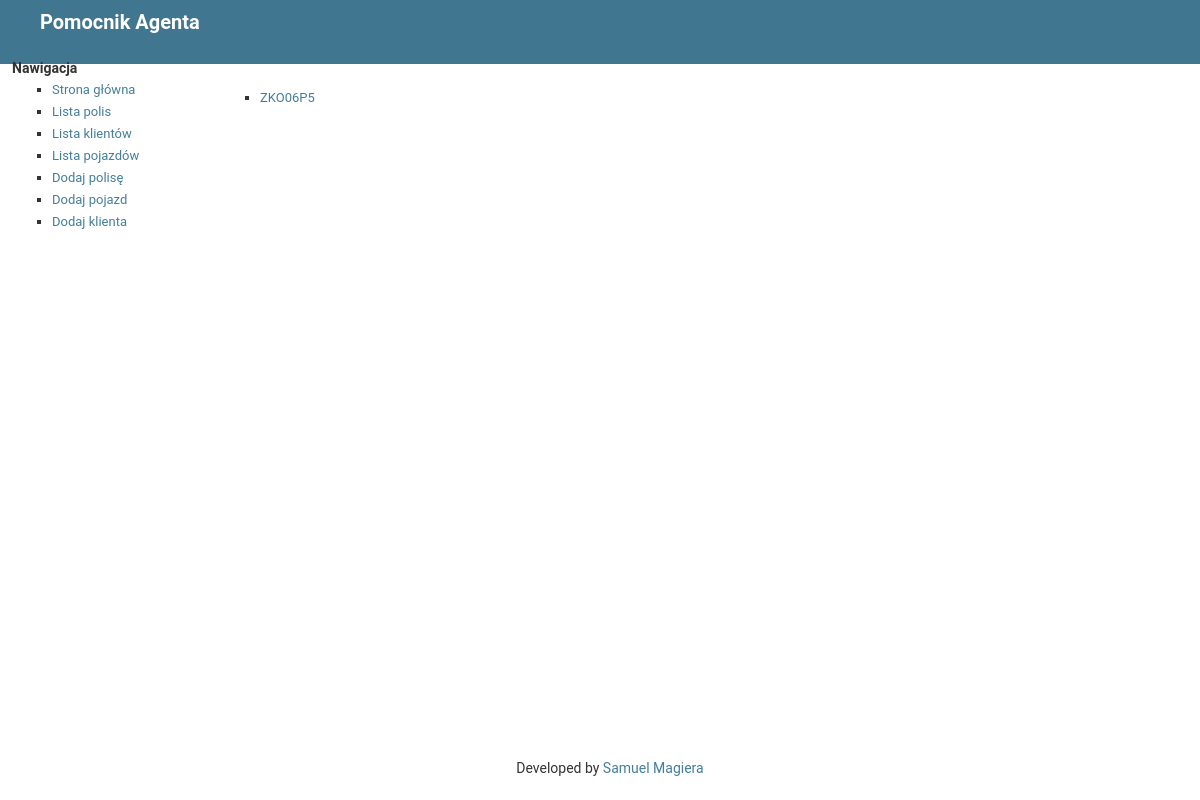
/helper/vehicles/, run on an earlier commit of the app's database.
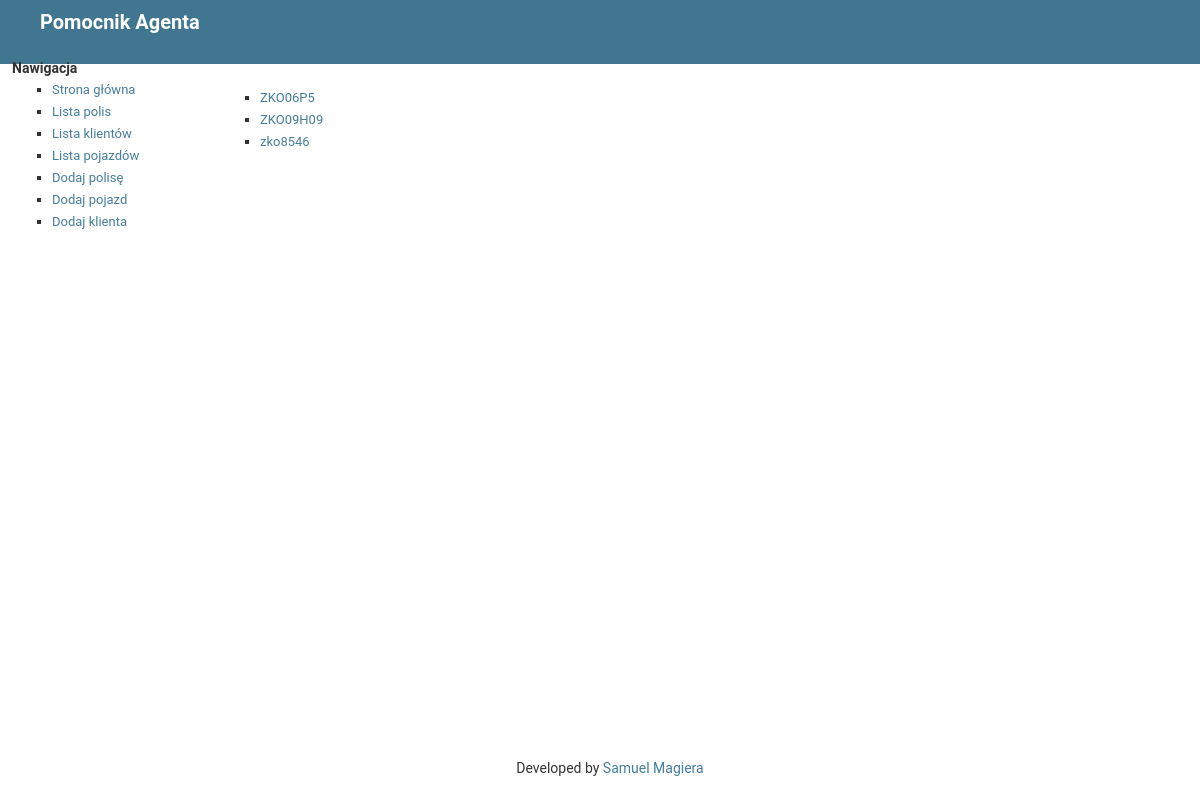
And on a later commit of the database.
### helper/models.py (models this page shows, shortened)
class Vehicle(models.Model):
    OSOBOWY = "Osobowy"
    CIEZAROWY = "Ciężarowy"
    MOTOCYKL = "Motocykl"
    PRZYCZEPA = "Przyczepa"
    CIAGNIK_ROLNICZY = "Ciągnik Rolniczy"
    CIAGNIK_SIODLOWY = "Ciągnik Siodłowy"
    AUTOBUS = "Autobus"
    TYPE_CHOICE = (
        (OSOBOWY, 'Osobowy'),
        (CIEZAROWY, 'Ciężarowy'),
        (MOTOCYKL, 'Motocykl'),
        (PRZYCZEPA, 'Przyczepa'),
        (CIAGNIK_ROLNICZY, 'Ciągnik rolniczy'),
        (CIAGNIK_SIODLOWY, 'Ciągnik siodłowy'),
        (AUTOBUS, 'Autobus'),
    )
    vehicle_type = models.CharField(
        max_length=16,
        choices=TYPE_CHOICE,
        default=OSOBOWY,
    )
    make = models.CharField(max_length=50)
    model = models.CharField(max_length=50)
    reg_number = models.CharField(max_length=10)
    vin = models.CharField(max_length=17)
    manufacture_year = models.IntegerField()
    capacity = models.IntegerField()
    power = models.IntegerField()
    seats = models.IntegerField()
    first_registered = models.DateField()
    owner = models.ForeignKey(Client, on_delete=models.CASCADE)
    leasing = models.ForeignKey(Leasing, blank=True, null=True,
                                on_delete=models.SET_NULL)

### helper/views.py (the view)
# urls.py: path('vehicles/', views.VehicleList.as_view(), name='vehicles'),
class VehicleList(generic.ListView):
    template_name = 'helper:vehicle_list.html'
    context_object_name = 'vehicle_list'
    def get_queryset(self):
        return Vehicle.objects.all()

### helper/templates/helper/vehicle_list.html (shortened to what this page needs)
{% extends "helper/base.html" %}
{% block content %}
{% if vehicle_list %}
    <ul>
        {%for vehicle in vehicle_list %}
            <li><a href="{% url 'helper:vehicle_details' vehicle.id %}">{{ vehicle.reg_number }}</a></li>
        {% endfor %}
    </ul>
{% else %}
    <p>Brak pojazdów.</p>
{% endif %}
{% endblock %}

### helper/templates/helper/base.html (shortened to what this page needs)
{% load static %}
<!DOCTYPE html>
<html>
<head>
    <link rel="stylesheet" type="text/css" media="screen" href="{% static 'helper/admin.css' %}" />
</head>
<body>
    <header id="header">
        <h1>Pomocnik Agenta</h1>
    </header>
        <div id="content">
            {% block content %}{% endblock %}
        </div>
        <div id="sidebar">
            {% block sidebar %}
            <b>Nawigacja</b>
            <ul>
                <li><a href="{% url 'helper:index' %}">Strona główna</a></li>
                <li><a href="{% url 'helper:index' %}">Lista polis</a></li>
                <li><a href="{% url 'helper:clients' %}">Lista klientów</a></li>
                <li><a href="{% url 'helper:vehicles' %}">Lista pojazdów</a></li>
                <li><a href="{% url 'helper:create' %}">Dodaj polisę</a></li>
                <li><a href="{% url 'helper:vehicle_add' %}">Dodaj pojazd</a></li>
                <li><a href="{% url 'helper:client_add' %}">Dodaj klienta</a></li>
            </ul>
            {% endblock %}
        </div>
    <footer id="footer">
        <p>Developed by <a href="https://smagiera.pl">Samuel Magiera</a></p>
    </footer>
</body>
</html>

### helper/static/helper/admin.css (style rules this page uses)
body { margin: 0; padding: 0; font-size: 14px; font-family: "Roboto","Lucida Grande","DejaVu Sans","Bitstream Vera Sans",Verdana,Arial,sans-serif; color: #333; background: #fff; }
a:link, a:visited { color: #447e9b; text-decoration: none; }
p, ol, ul, dl { margin: .2em 0 .8em 0; }
p { padding: 0; line-height: 140%; }
h1,h2,h3,h4,h5 { font-weight: bold; }
h1 { margin: 0 0 20px; font-weight: 600; font-size: 20px; color: #fff; }
ul li { list-style-type: square; padding: 1px 0; }
li, dt, dd { font-size: 13px; line-height: 20px; }
#content { padding: 20px 40px; }
#footer { clear: both; padding: 10px; vertical-align: bottom; position: fixed; bottom: 0; text-align: center; width: 100%; }
#header { width: auto; height: auto; display: flex; justify-content: space-between; align-items: center; padding: 10px 40px; background: #417690; color: #fff; overflow: hidden; }
#sidebar { height: 100%; width: 15%; position: fixed; z-index: 1; top: 0; left: 0; overflow-x: hidden; padding-top: 5%; padding-left: 1%; }
#content { margin-left: 15%; }

What changed in the data, as far as the page shows it:
added Vehicle: reg_number "ZKO09H09"
added Vehicle: reg_number "zko8546"
